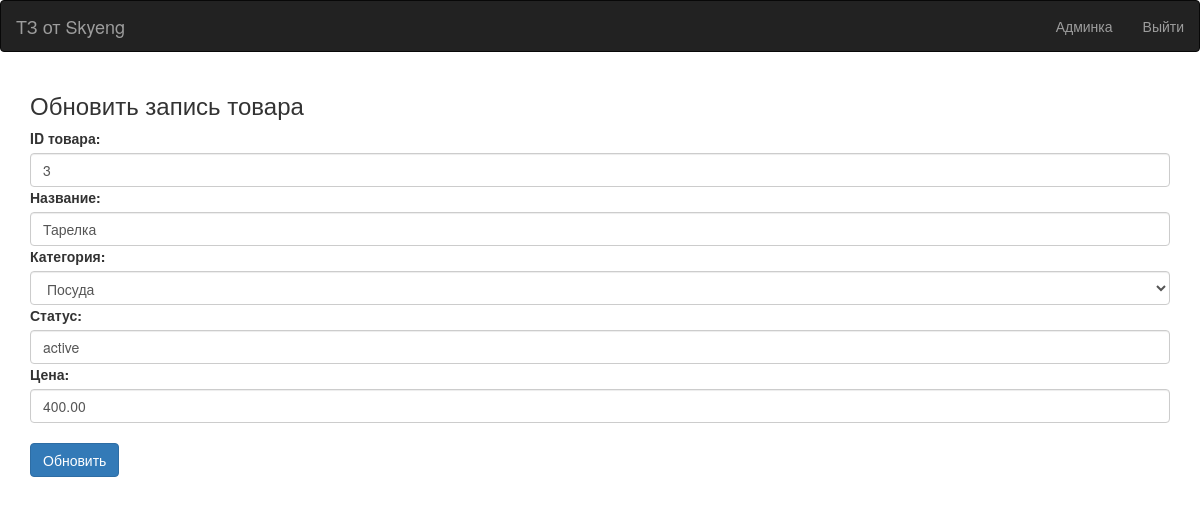
/edit/3 (signed in), run on the app's committed database.
### products/models.py (models this page shows, shortened)
class Product(models.Model):
    STATUS_CHOICES = (
        ('active', 'Active'),
        ('inactive', 'Inactive'),
    )
    name = models.CharField(max_length=255)
    category = models.ForeignKey(Category, on_delete=models.CASCADE)
    status = models.CharField(max_length=20, choices=STATUS_CHOICES)
    price = models.DecimalField(max_digits=10, decimal_places=2)
    orders_last_month = models.IntegerField(default=0)
    orders_current_month = models.IntegerField(default=0)

class Category(models.Model):
    name = models.CharField(max_length=255)

### products/views.py (the view)
# urls.py: path('edit/<int:id>', edit, name='edit'),
@login_required
def edit(request, id):
    product = Product.objects.get(id=id)
    categories = Category.objects.all()
    return render(
        request, 'products/edit.html',
        {'product': product, 'categories': categories}
    )

### templates/products/edit.html (shortened to what this page needs)
{% extends "base.html" %}
{% block content %}
    <div class="col-md-12">
        <form method="POST" class="post-form" action="{% url 'update' product.id %}">
            <div class="container">
                <div class="col-12">
                    <h3>Обновить запись товара</h3>
                </div>
                <div class="md-3">
                    <label>ID товара:</label>
                    <input type="text" class="form-control" name="id" id="id_id" required maxlength="20" value="{{ product.id }}">
                </div>
                <div class="md-3">
                    <label>Название:</label>
                    <input type="text" class="form-control" name="name" id="id_name" required maxlength="100" value="{{ product.name }}">
                </div>
                <div class="md-3">
                    <label>Категория:</label>
                    <select class="form-control" name="category" id="id_category" required>
                        {% for cat in categories %}
                            <option value="{{ cat.id }}" {% if product.category.id == cat.id %}selected{% endif %}>{{ cat.name }}</option>
                        {% endfor %}
                    </select>
                </div>
                <div class="md-3">
                    <label>Статус:</label>
                    <input type="text" class="form-control" name="status" id="id_status" required maxlength="20" value="{{ product.status }}">
                </div>
                <div class="md-3">
                    <label>Цена:</label>
                    <input type="text" class="form-control" name="price" id="id_price" required maxlength="20" value="{{ product.price }}">
                </div>
                <br>
                <div class="md-3">
                    <button type="submit" class="btn btn-primary">Обновить</button>
                </div>
            </div>
        </form>
    </div>
{% endblock content %}

### data on the page
Product: id "3", name "Тарелка", category "Посуда", status "active", price "400.00"
